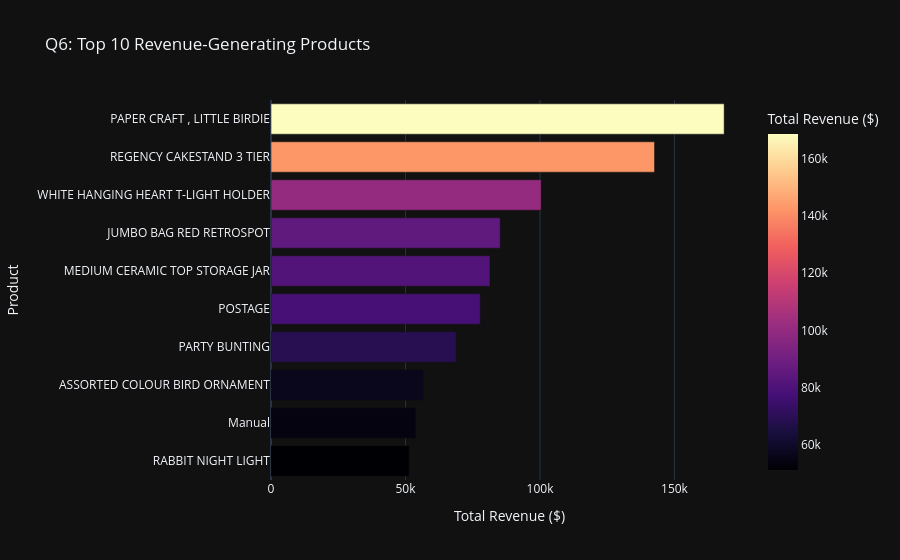

Notebook code for this chart:
### Markdown cell above
### Q6: What are the top 10 revenue-generating products?

### Code cell
q6_data = df_sales.groupby('Description')['TotalAmount'].sum().sort_values(ascending=False).head(10).reset_index()
fig6 = px.bar(
    q6_data, x='TotalAmount', y='Description', orientation='h',
    title='Q6: Top 10 Revenue-Generating Products',
    labels={'TotalAmount': 'Total Revenue ($)', 'Description': 'Product'},
    color='TotalAmount', color_continuous_scale='Magma'
)
fig6.update_layout(yaxis={'categoryorder': 'total ascending'})
fig6.show()

### Figure 1 — Plotly figure (JSON) as saved in the notebook; plotly's stock layout.template omitted (floating-point values rounded to 4 significant figures)
{"data": [{"hovertemplate": "Total Revenue ($)=%{marker.color}<br>Product=%{y}<extra></extra>", "legendgroup": "", "marker": {"color": [168500.0, 142600.0, 100400.0, 85220.0, 81420.0, 77800.0, 68840.0, 56580.0, 53780.0, 51350.0], "coloraxis": "coloraxis", "pattern": {"shape": ""}}, "name": "", "orientation": "h", "showlegend": false, "textposition": "auto", "type": "bar", "x": [168500.0, 142600.0, 100400.0, 85220.0, 81420.0, 77800.0, 68840.0, 56580.0, 53780.0, 51350.0], "xaxis": "x", "y": ["PAPER CRAFT , LITTLE BIRDIE", "REGENCY CAKESTAND 3 TIER", "WHITE HANGING HEART T-LIGHT HOLDER", "JUMBO BAG RED RETROSPOT", "MEDIUM CERAMIC TOP STORAGE JAR", "POSTAGE", "PARTY BUNTING", "ASSORTED COLOUR BIRD ORNAMENT", "Manual", "RABBIT NIGHT LIGHT"], "yaxis": "y"}], "layout": {"barmode": "relative", "coloraxis": {"autocolorscale": false, "colorbar": {"title": {"text": "Total Revenue ($)"}}, "colorscale": [[0, "#000004"], [0.1111, "#180f3d"], [0.2222, "#440f76"], [0.3333, "#721f81"], [0.4444, "#9e2f7f"], [0.5556, "#cd4071"], [0.6667, "#f1605d"], [0.7778, "#fd9668"], [0.8889, "#feca8d"], [1, "#fcfdbf"]]}, "legend": {"tracegroupgap": 0}, "title": {"text": "Q6: Top 10 Revenue-Generating Products"}, "xaxis": {"anchor": "y", "domain": [0, 1], "title": {"text": "Total Revenue ($)"}}, "yaxis": {"anchor": "x", "categoryorder": "total ascending", "domain": [0, 1], "title": {"text": "Product"}}}}
